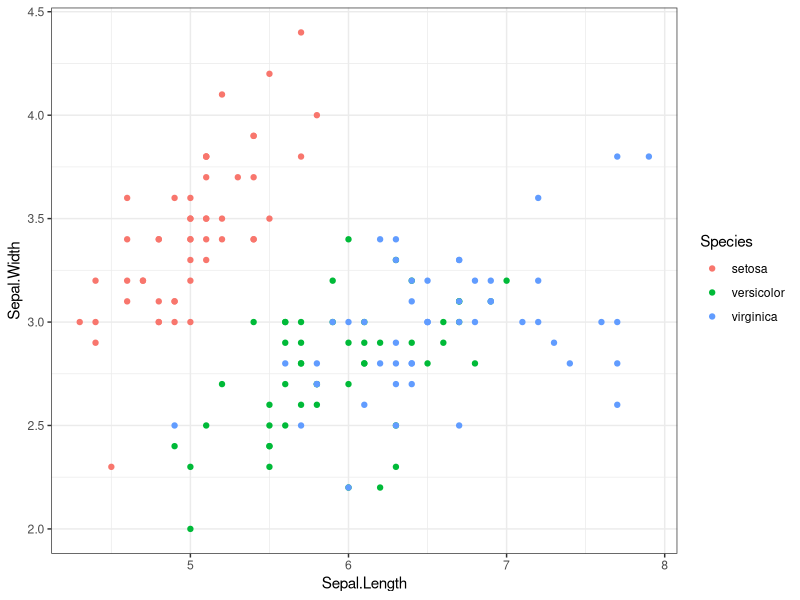

Write R code to recreate this figure. (Note: this script raises an error after producing the figure.)
##########################################
# 
# Pipe - a nested function for chain of 
# piped ggplot2 function calls
#
# Series:
# Little Useless-useful R functions #19
# Created: February 12, 2021
# Author: Tomaz Kastrun
# Blog: tomaztsql.wordpress.com
# V.1.0

# Changelog: 
#
###########################################

library(ggplot2)
library(dplyr)
library(rlang)

#sample DataSet
iris <- iris
ggplot(iris, aes(Sepal.Length, Sepal.Width, colour = Species)) + geom_point() + theme_bw()


#Pipe function
ToPipe <- function(ee) {
  this_fn <- rlang::call_name(ee)
  updated_args <- rlang::call_args(ee) %>% map(ToPipe)
  
  if (identical(this_fn, "%>%") || length(updated_args)==0) {
    fn_2 <- rlang::call2("+", !!!updated_args)
    eval(fn_2)
  } else {
    arg1       <- updated_args[[1]]
    other_args <- updated_args[-1] 
    fn_3 <- rlang::call2(as.name("+"), arg1, rlang::call2(this_fn, !!!other_args)  )
   eval(fn_3)
  }
}



### pipe version
fun <- quote(ggplot(iris, aes(Sepal.Length, Sepal.Width, colour = Species)) 
              %>% geom_point() 
               %>% theme_bw())
ToPipe(fun)


this_fn <- rlang::call_name(fun)
updated_args <- rlang::call_args(fun) 

if (identical(this_fn, "%>%") || length(updated_args)==0) {
  fn_2 <- rlang::call2("+", !!!updated_args)
  eval(fn_2)
} else {
  arg1       <- updated_args[[1]]
  other_args <- updated_args[-1] 
  fn_3 <- rlang::call2(as.name("+"), arg1, rlang::call2(this_fn, !!!other_args)  )
  eval(fn_3)
}
